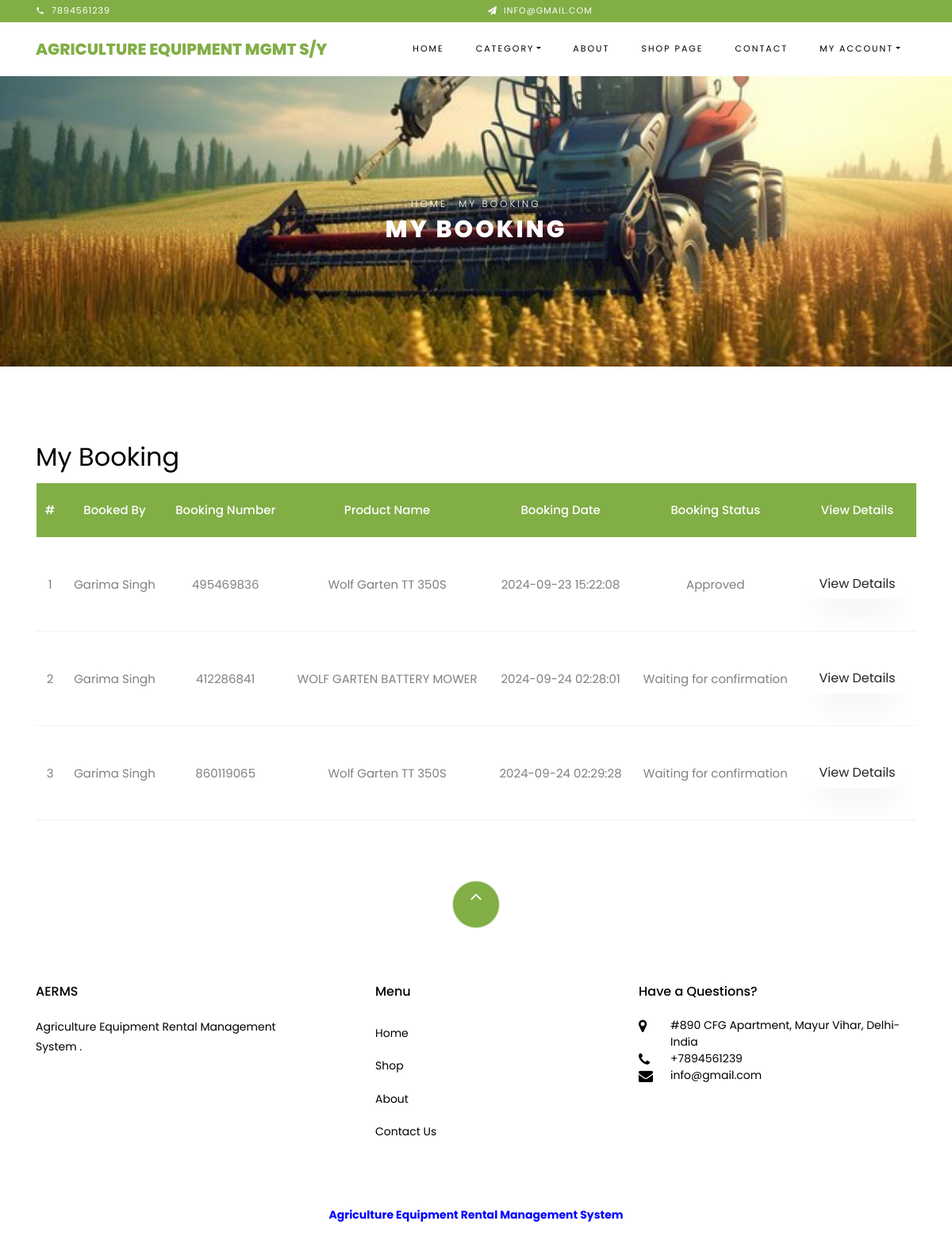
/aerms/my-booking.php (signed in), run on the app's committed database.
### tables this page shows
CREATE TABLE `tblpage` (
  `ID` int(10) NOT NULL,
  `PageType` varchar(200) DEFAULT NULL,
  `PageTitle` mediumtext DEFAULT NULL,
  `PageDescription` mediumtext DEFAULT NULL,
  `Email` varchar(200) DEFAULT NULL,
  `MobileNumber` bigint(10) DEFAULT NULL,
  `UpdationDate` timestamp NOT NULL DEFAULT current_timestamp() ON UPDATE current_timestamp()
);

CREATE TABLE `tblbooking` (
  `ID` int(10) NOT NULL,
  `BookingNumber` int(10) DEFAULT NULL,
  `UserID` int(10) DEFAULT NULL,
  `ProductID` int(10) DEFAULT NULL,
  `FromDate` date DEFAULT NULL,
  `ToDate` date DEFAULT NULL,
  `UsedFor` varchar(250) DEFAULT NULL,
  `Quantity` int(10) DEFAULT NULL,
  `DeliveryAddress` mediumtext DEFAULT NULL,
  `AddressProof` varchar(250) DEFAULT NULL,
  `DateofBooking` timestamp NULL DEFAULT current_timestamp(),
  `TotalCost` decimal(10,0) DEFAULT NULL,
  `Remark` varchar(250) DEFAULT NULL,
  `Status` varchar(250) DEFAULT NULL,
  `RemarkDate` timestamp NULL DEFAULT NULL ON UPDATE current_timestamp()
);

CREATE TABLE `tbluser` (
  `ID` int(10) NOT NULL,
  `FirstName` varchar(120) DEFAULT NULL,
  `LastName` varchar(120) DEFAULT NULL,
  `Email` varchar(120) DEFAULT NULL,
  `MobileNumber` bigint(20) DEFAULT NULL,
  `Password` varchar(120) DEFAULT NULL,
  `RegDate` timestamp NULL DEFAULT current_timestamp()
);

CREATE TABLE `tblproduct` (
  `ID` int(5) NOT NULL,
  `CategoryID` int(10) DEFAULT NULL,
  `SubcategoryID` int(5) DEFAULT NULL,
  `ProductName` varchar(250) DEFAULT NULL,
  `ModelNumber` varchar(250) DEFAULT NULL,
  `PowerSource` varchar(250) DEFAULT NULL,
  `RentPrice` decimal(10,0) DEFAULT NULL,
  `ProductSpecifications` mediumtext DEFAULT NULL,
  `ProductDescription` mediumtext DEFAULT NULL,
  `Image` varchar(250) DEFAULT NULL,
  `Image1` varchar(250) DEFAULT NULL,
  `Image2` varchar(250) DEFAULT NULL,
  `Image3` varchar(250) DEFAULT NULL,
  `Image4` varchar(250) DEFAULT NULL,
  `Image5` varchar(250) DEFAULT NULL,
  `CreationDate` timestamp NULL DEFAULT current_timestamp()
);

### aerms/my-booking.php (the view, shortened to what this page needs)
<?php
include('includes/dbconnection.php');
if (strlen($_SESSION['uid']==0)) {
  header('location:logout.php');
  } else{
 ?>
<!DOCTYPE html>
<html lang="en">
  <head>
    <link rel="stylesheet" href="css/open-iconic-bootstrap.min.css">
    <link rel="stylesheet" href="css/animate.css">
    <link rel="stylesheet" href="css/owl.carousel.min.css">
    <link rel="stylesheet" href="css/owl.theme.default.min.css">
    <link rel="stylesheet" href="css/magnific-popup.css">
    <link rel="stylesheet" href="css/aos.css">
    <link rel="stylesheet" href="css/ionicons.min.css">
    <link rel="stylesheet" href="css/bootstrap-datepicker.css">
    <link rel="stylesheet" href="css/jquery.timepicker.css">
    <link rel="stylesheet" href="css/flaticon.css">
    <link rel="stylesheet" href="css/icomoon.css">
    <link rel="stylesheet" href="css/style.css">
  </head>
  <body class="goto-here">
<?php include_once('includes/header.php');?>
    <div class="hero-wrap hero-bread" style="background-image: url('images/bg_1.jpg');">
      <div class="container">
        <div class="row no-gutters slider-text align-items-center justify-content-center">
          <div class="col-md-9 ftco-animate text-center">
          	<p class="breadcrumbs"><span class="mr-2"><a href="index.php">Home</a></span> <span>My Booking</span></p>
            <h1 class="mb-0 bread">My Booking</h1>
          </div>
        </div>
      </div>
    </div>
    <section class="ftco-section ftco-cart">
      <div class="container">
        <div class="row">
          <div class="col-md-12 ftco-animate">
            <div class="cart-list">
               <h2>My Booking</h2>
              <table class="table">
                <thead class="thead-primary">
                 <tr>
<th>#</th>
<th>Booked By</th>
<th>Booking Number</th>
<th>Product Name</th>
<th>Booking Date</th>
<th>Booking Status</th>
<th>View Details</th>
</tr>
                </thead>
                <tbody>
            <?php
                    $userid= $_SESSION['uid'];
 $query=mysqli_query($con,"select tblbooking.ID as bid,tblbooking.UserID,tblbooking.ProductID,tblbooking.BookingNumber,tblbooking.FromDate,tblbooking.ToDate,tblbooking.UsedFor,tblbooking.Quantity,tblbooking.DeliveryAddress,tblbooking.AddressProof,tblbooking.DateofBooking,tblbooking.Status,tbluser.FirstName,tbluser.LastName,tbluser.Email,tbluser.MobileNumber,tblproduct.ProductName from  tblbooking join  tbluser on tbluser.ID=tblbooking.UserID join tblproduct on tblproduct.ID=tblbooking.ProductID  where tblbooking.UserID='$userid'");
$cnt=1;
              while($row=mysqli_fetch_array($query))
              { ?>
<tr>
    <td><?php echo $cnt;?></td>
<td><?php echo $row['FirstName'];?> <?php echo $row['LastName'];?></td>
<td><?php echo $row['BookingNumber']?></td>
<td><?php echo $row['ProductName']?></td>
<td><?php echo $row['DateofBooking']?></td>
<td><?php $status=$row['Status'];
if($status==''){
 echo "Waiting for confirmation";
} else{
echo $status;
}
?>
<td><a href="booking-detail.php?bookingid=<?php echo $row['BookingNumber'];?>" class="btn theme-btn-dash">View Details</a></td>
</tr>
<?php $cnt=$cnt+1; } ?>
                </tbody>
              </table>
            </div>
          </div>
        </div>
      </div>
    </section>
    <?php include_once('includes/footer.php');?>
  </body>
</html><?php }  ?>

### aerms/includes/header.php (shortened to what this page needs)
<div class="py-1 bg-primary">
        <div class="container">
            <div class="row no-gutters d-flex align-items-start align-items-center px-md-0">
                <div class="col-lg-12 d-block">
                    <div class="row d-flex">
                        <?php
 $query=mysqli_query($con,"select * from  tblpage where PageType='contactus'");
 while ($row=mysqli_fetch_array($query)) {
 ?>
                        <div class="col-md pr-4 d-flex topper align-items-center">
                            <div class="icon mr-2 d-flex justify-content-center align-items-center"><span class="icon-phone2"></span></div>
                            <span class="text"><?php  echo $row['MobileNumber'];?></span>
                        </div>
                        <div class="col-md pr-4 d-flex topper align-items-center">
                            <div class="icon mr-2 d-flex justify-content-center align-items-center"><span class="icon-paper-plane"></span></div>
                            <span class="text"><?php  echo $row['Email'];?></span>
                        </div><?php } ?>
                    </div>
                </div>
            </div>
          </div>
    </div>
    <nav class="navbar navbar-expand-lg navbar-dark ftco_navbar bg-dark ftco-navbar-light" id="ftco-navbar">
        <div class="container">
          <a class="navbar-brand" href="index.php">Agriculture Equipment Mgmt S/Y</a>
          <div class="collapse navbar-collapse" id="ftco-nav">
            <ul class="navbar-nav ml-auto">
              <li class="nav-item active"><a href="index.php" class="nav-link">Home</a></li>
              <li class="nav-item dropdown">
              <a class="nav-link dropdown-toggle" href="#" id="dropdown04" data-toggle="dropdown" aria-haspopup="true" aria-expanded="false">Category</a>
            </li>
              <li class="nav-item"><a href="about.php" class="nav-link">About</a></li>
              <li class="nav-item"><a href="shop.php" class="nav-link">Shop Page</a></li>
              <li class="nav-item"><a href="contact.php" class="nav-link">Contact</a></li>
                      <?php if (strlen($_SESSION['uid']!=0)) {?>
             <li class="nav-item dropdown">
              <a class="nav-link dropdown-toggle" href="#" id="dropdown04" data-toggle="dropdown" aria-haspopup="true" aria-expanded="false">My Account</a>
            </li><?php } ?>
            </ul>
          </div>
        </div>
      </nav>

### aerms/includes/footer.php
   <footer class="ftco-footer ftco-section">
     <div class="container">
       <div class="row">
           <div class="mouse">
                       <a href="#" class="mouse-icon">
                           <div class="mouse-wheel"><span class="ion-ios-arrow-up"></span></div>
                       </a>
                   </div>
       </div>
       <div class="row mb-5">
         <div class="col-md">
           <div class="ftco-footer-widget mb-4">
             <h2 class="ftco-heading-2">AERMS</h2>
             <?php
$query=mysqli_query($con,"select * from  tblpage where PageType='aboutus'");
while ($row=mysqli_fetch_array($query)) {
?>
             <p><?php  echo $row['PageDescription'];?>.</p><?php } ?>
           </div>
         </div>
         <div class="col-md">
           <div class="ftco-footer-widget mb-4 ml-md-5">
             <h2 class="ftco-heading-2">Menu</h2>
             <ul class="list-unstyled">
               <li><a href="index.php" class="py-2 d-block">Home</a></li>
               <li><a href="shop.php" class="py-2 d-block">Shop</a></li>
               <li><a href="about.php" class="py-2 d-block">About</a></li>
               <li><a href="contact.php" class="py-2 d-block">Contact Us</a></li>
             </ul>
           </div>
         </div>
         <div class="col-md">
           <div class="ftco-footer-widget mb-4">
               <h2 class="ftco-heading-2">Have a Questions?</h2>
               <div class="block-23 mb-3">
                 <ul>
                   <?php
$query=mysqli_query($con,"select * from  tblpage where PageType='contactus'");
while ($row=mysqli_fetch_array($query)) {
?>
                   <li><span class="icon icon-map-marker"></span><span class="text"><?php  echo $row['PageDescription'];?></span></li>
                   <li><span class="icon icon-phone"></span><span class="text">+<?php  echo $row['MobileNumber'];?></span></li>
                   <li><span class="icon icon-envelope"></span><span class="text"><?php  echo $row['Email'];?></span></li><?php } ?>
                 </ul>
               </div>
           </div>
         </div>
       </div>
       <div class="row">
         <div class="col-md-12 text-center">
           <p style="color:blue;font-weight: bolder;">Agriculture Equipment Rental Management System
                       </p>
         </div>
       </div>
     </div>
   </footer>

### aerms/css/icomoon.css (style rules this page uses)
[class^="icon-"], [class*=" icon-"] { font-family: 'icomoon' !important; speak: none; font-style: normal; font-weight: normal; font-variant: normal; text-transform: none; line-height: 1; -webkit-font-smoothing: antialiased; -moz-osx-font-smoothing: grayscale; }
.icon-map-marker:before { content: "\f041"; }
.icon-phone:before { content: "\f095"; }
.icon-envelope:before { content: "\f0e0"; }
.icon-paper-plane:before { content: "\f1d8"; }
.icon-phone2:before { content: "\e0cd"; }

### data on the page
tblpage: MobileNumber "7894561239", Email "INFO@GMAIL.COM", PageDescription "#890 CFG Apartment, Mayur Vihar, Delhi-India", Email "info@gmail.com"
tblbooking: UserID.FirstName "Garima", UserID.LastName "Singh", BookingNumber "495469836", ProductID.ProductName "Wolf Garten TT 350S", DateofBooking "2024-09-23 15:22:08", Status "Approved"
tblbooking: UserID.FirstName "Garima", UserID.LastName "Singh", BookingNumber "412286841", ProductID.ProductName "WOLF GARTEN BATTERY MOWER", DateofBooking "2024-09-24 02:28:01", shows "Waiting for confirmation"
tblbooking: UserID.FirstName "Garima", UserID.LastName "Singh", BookingNumber "860119065", ProductID.ProductName "Wolf Garten TT 350S", DateofBooking "2024-09-24 02:29:28", shows "Waiting for confirmation"
tblpage: PageDescription "Agriculture Equipment Rental Management System"
